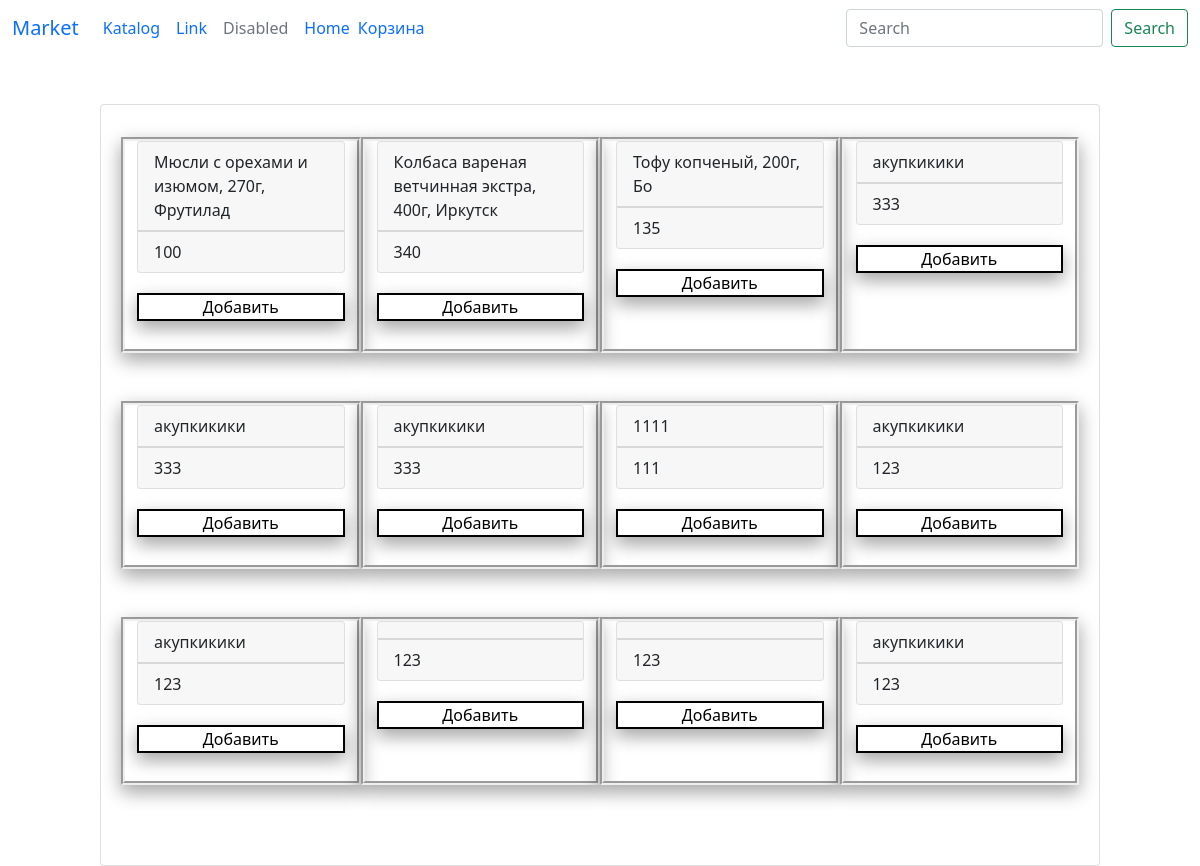
Page /shop/ on the earlier database version.
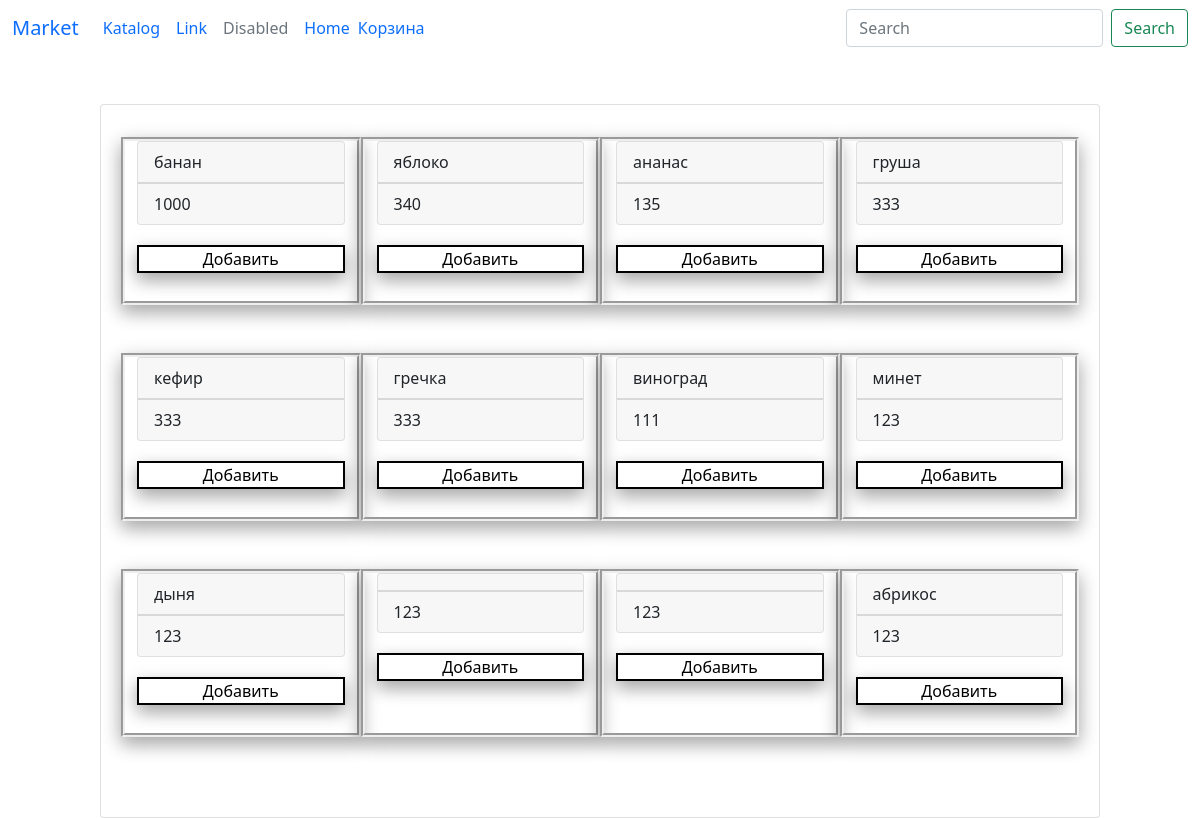
Same page on the later database version.
### shop/models.py (models this page shows)
class ShopModel(models.Model):
    title = models.CharField(
        max_length=150,
        blank=True,
        verbose_name='title',
        name='Title'
    )
    description = models.TextField(
        blank=False,
        verbose_name='description',
        name='Description'
    )
    price = models.IntegerField(
        blank=True,
        verbose_name='price',
        name='Price'
    )
    class Meta:
        verbose_name = "Товар"
        verbose_name_plural = "Товары"

### shop/views.py (the view)
# urls.py: path('', index, name="urlHome"),
def index(request):
    return render(request, 'home.html',
        {'lists': ShopModel.objects.all()})

### templates/home.html
{% extends 'base.html' %}
{% block content %}
<div class="card col-10 mx-auto mt-5 p-3">
  <div class="row" style="padding:1em;">
      {% for data in lists %}
        <div class="col-3 mb-5" style="border-style: groove;
        box-shadow: 0 8px 16px 0 rgba(0, 0, 0, 0.2), 0 6px 20px 0 rgba(0, 0, 0, 0.19);
        border-width: 4px;">
          <div class="card">
            <div class="card-header">{{ data.Title }}</div>
            <div class="card-footer">{{ data.Price }}</div>
          </div>
          <a class="navbar_add mb-5" style="text-align: center;
          color: black;
          position:relative;
          top: 20px;
          display: block;
          background-color: white;
          border: 2px solid;
          box-shadow: 0 8px 16px 0 rgba(0, 0, 0, 0.2), 0 6px 20px 0 rgba(0, 0, 0, 0.19);
          text-decoration:none;" href="{% url 'urlBasket' %}">Добавить</a>
        </div>
      {% endfor %}
  </div>
</div>
{% endblock %}

### templates/base.html (shortened to what this page needs)
<!doctype html>
<html lang="en">
  <head>
    <link href="https://cdn.jsdelivr.net/npm/bootstrap@5.1.3/dist/css/bootstrap.min.css" rel="stylesheet">
  </head>
  <body>
    <nav class="navbar navbar-expand-lg bg-body-tertiary">
        <div class="container-fluid">
            <a class="navbar-brand" href="{% url 'urlHome' %}">Market</a>
            <div class="collapse navbar-collapse" id="navbarSupportedContent">
            <ul class="navbar-nav me-auto mb-2 mb-lg-0">
                <li class="nav-item">
                <a class="nav-link active" aria-current="page" href="{% url 'urlHome' %}">Katalog</a>
                </li>
                <li class="nav-item">
                <a class="nav-link" href="#">Link</a>
                </li>
                <li class="nav-item">
                <a class="nav-link disabled">Disabled</a>
                </li>
                <a class="nav-link active" aria-current="page" href="#">Home</a>
                <a class="navbar" style="text-decoration: none;" href="{% url 'urlBasket' %}">Корзина</a>
            </ul>
            <form class="d-flex" role="search">
                <input class="form-control me-2" type="search" placeholder="Search" aria-label="Search">
                <button class="btn btn-outline-success" type="submit">Search</button>
            </form>
            </div>
        </div>
    </nav>
    {% block content %}
    {% endblock %}
  </body>
</html>

Differences in the rows shown:
changed ShopModel: Title "Мюсли с орехами и изюмом, 270г, Фрутилад" → "банан"; Price "100" → "1000"
changed ShopModel: Title "Колбаса вареная ветчинная экстра, 400г, Иркутск" → "яблоко"
changed ShopModel: Title "Тофу копченый, 200г, Бо" → "ананас"
changed ShopModel: Title "акупкикики" → "груша"
changed ShopModel: Title "акупкикики" → "кефир"
changed ShopModel: Title "акупкикики" → "гречка"
changed ShopModel: Title "1111" → "виноград"
changed ShopModel: Title "акупкикики" → "минет"
changed ShopModel: Title "акупкикики" → "дыня"
changed ShopModel: Title "акупкикики" → "абрикос"
